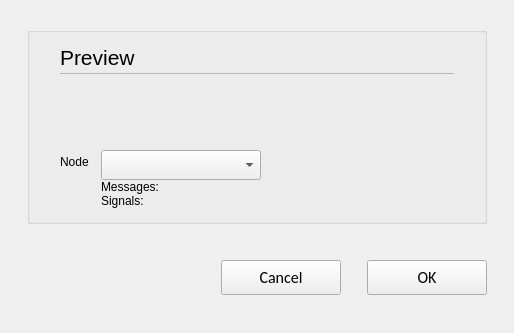
<?xml version="1.0" encoding="UTF-8"?>
<ui version="4.0">
 <class>C_CieDBCImportNodeSelectWidget</class>
 <widget class="QWidget" name="C_CieDBCImportNodeSelectWidget">
  <property name="windowModality">
   <enum>Qt::WindowModal</enum>
  </property>
  <property name="geometry">
   <rect>
    <x>0</x>
    <y>0</y>
    <width>514</width>
    <height>333</height>
   </rect>
  </property>
  <property name="windowTitle">
   <string>Import from DBC File - Node selection</string>
  </property>
  <layout class="QVBoxLayout" name="verticalLayout">
   <property name="leftMargin">
    <number>27</number>
   </property>
   <property name="topMargin">
    <number>27</number>
   </property>
   <property name="rightMargin">
    <number>27</number>
   </property>
   <item>
    <widget class="stw_opensyde_gui_elements::C_OgeGbx" name="pc_GroupBoxGeneral">
     <property name="title">
      <string/>
     </property>
     <layout class="QVBoxLayout" name="verticalLayout_2" stretch="0,0,0,0">
      <property name="spacing">
       <number>0</number>
      </property>
      <property name="leftMargin">
       <number>30</number>
      </property>
      <property name="rightMargin">
       <number>30</number>
      </property>
      <property name="bottomMargin">
       <number>13</number>
      </property>
      <item>
       <layout class="QHBoxLayout" name="horizontalLayout_5" stretch="0,1">
        <property name="spacing">
         <number>6</number>
        </property>
        <item>
         <widget class="stw_opensyde_gui_elements::C_OgeLabHeadingGroupBold" name="pc_LabelHeading">
          <property name="minimumSize">
           <size>
            <width>0</width>
            <height>30</height>
           </size>
          </property>
          <property name="maximumSize">
           <size>
            <width>16777215</width>
            <height>30</height>
           </size>
          </property>
          <property name="font">
           <font>
            <family>Segoe UI</family>
            <pointsize>16</pointsize>
           </font>
          </property>
          <property name="text">
           <string>Preview</string>
          </property>
         </widget>
        </item>
        <item>
         <spacer name="horizontalSpacer_7">
          <property name="orientation">
           <enum>Qt::Horizontal</enum>
          </property>
          <property name="sizeHint" stdset="0">
           <size>
            <width>40</width>
            <height>1</height>
           </size>
          </property>
         </spacer>
        </item>
       </layout>
      </item>
      <item>
       <layout class="QHBoxLayout" name="horizontalLayout_18" stretch="0">
        <property name="spacing">
         <number>0</number>
        </property>
        <property name="topMargin">
         <number>1</number>
        </property>
        <property name="rightMargin">
         <number>0</number>
        </property>
        <property name="bottomMargin">
         <number>0</number>
        </property>
        <item>
         <widget class="stw_opensyde_gui_elements::C_OgeFrameSeparator" name="pc_Frame">
          <property name="minimumSize">
           <size>
            <width>0</width>
            <height>1</height>
           </size>
          </property>
          <property name="maximumSize">
           <size>
            <width>16777215</width>
            <height>1</height>
           </size>
          </property>
          <property name="frameShape">
           <enum>QFrame::StyledPanel</enum>
          </property>
          <property name="frameShadow">
           <enum>QFrame::Raised</enum>
          </property>
         </widget>
        </item>
       </layout>
      </item>
      <item>
       <spacer name="verticalSpacer_3">
        <property name="orientation">
         <enum>Qt::Vertical</enum>
        </property>
        <property name="sizeHint" stdset="0">
         <size>
          <width>6</width>
          <height>0</height>
         </size>
        </property>
       </spacer>
      </item>
      <item>
       <layout class="QFormLayout" name="formLayout_Information">
        <property name="horizontalSpacing">
         <number>12</number>
        </property>
        <item row="0" column="0">
         <widget class="stw_opensyde_gui_elements::C_OgeLabGroupItem" name="pc_LabelNode">
          <property name="text">
           <string>Node</string>
          </property>
         </widget>
        </item>
        <item row="0" column="1">
         <widget class="stw_opensyde_gui_elements::C_OgeCbxText" name="pc_ComboBoxDBCNode">
          <property name="minimumSize">
           <size>
            <width>160</width>
            <height>30</height>
           </size>
          </property>
          <property name="maximumSize">
           <size>
            <width>160</width>
            <height>30</height>
           </size>
          </property>
          <property name="editable">
           <bool>false</bool>
          </property>
         </widget>
        </item>
        <item row="1" column="1">
         <widget class="stw_opensyde_gui_elements::C_OgeLabGroupItem" name="pc_LabelMessages">
          <property name="text">
           <string>Messages:</string>
          </property>
         </widget>
        </item>
        <item row="2" column="1">
         <widget class="stw_opensyde_gui_elements::C_OgeLabGroupItem" name="pc_LabelSignals">
          <property name="text">
           <string>Signals:</string>
          </property>
         </widget>
        </item>
       </layout>
      </item>
     </layout>
    </widget>
   </item>
   <item>
    <spacer name="verticalSpacer_2">
     <property name="orientation">
      <enum>Qt::Vertical</enum>
     </property>
     <property name="sizeType">
      <enum>QSizePolicy::Fixed</enum>
     </property>
     <property name="sizeHint" stdset="0">
      <size>
       <width>20</width>
       <height>30</height>
      </size>
     </property>
    </spacer>
   </item>
   <item>
    <layout class="QHBoxLayout" name="pc_HorizontalLayoutUserCancelOK">
     <item>
      <spacer name="pc_HorizontalSpacer">
       <property name="orientation">
        <enum>Qt::Horizontal</enum>
       </property>
       <property name="sizeHint" stdset="0">
        <size>
         <width>40</width>
         <height>20</height>
        </size>
       </property>
      </spacer>
     </item>
     <item>
      <widget class="stw_opensyde_gui_elements::C_OgePubCancel" name="pc_PushButtonCancel">
       <property name="minimumSize">
        <size>
         <width>120</width>
         <height>35</height>
        </size>
       </property>
       <property name="maximumSize">
        <size>
         <width>120</width>
         <height>35</height>
        </size>
       </property>
       <property name="font">
        <font>
         <family>Calibri</family>
         <pointsize>12</pointsize>
        </font>
       </property>
       <property name="focusPolicy">
        <enum>Qt::NoFocus</enum>
       </property>
       <property name="text">
        <string>Cancel</string>
       </property>
      </widget>
     </item>
     <item>
      <spacer name="horizontalSpacer">
       <property name="orientation">
        <enum>Qt::Horizontal</enum>
       </property>
       <property name="sizeType">
        <enum>QSizePolicy::Fixed</enum>
       </property>
       <property name="sizeHint" stdset="0">
        <size>
         <width>20</width>
         <height>20</height>
        </size>
       </property>
      </spacer>
     </item>
     <item>
      <widget class="stw_opensyde_gui_elements::C_OgePubDialog" name="pc_PushButtonOK">
       <property name="minimumSize">
        <size>
         <width>120</width>
         <height>35</height>
        </size>
       </property>
       <property name="maximumSize">
        <size>
         <width>120</width>
         <height>35</height>
        </size>
       </property>
       <property name="font">
        <font>
         <family>Calibri</family>
         <pointsize>12</pointsize>
        </font>
       </property>
       <property name="focusPolicy">
        <enum>Qt::NoFocus</enum>
       </property>
       <property name="text">
        <string>OK</string>
       </property>
      </widget>
     </item>
    </layout>
   </item>
   <item>
    <spacer name="verticalSpacer">
     <property name="orientation">
      <enum>Qt::Vertical</enum>
     </property>
     <property name="sizeType">
      <enum>QSizePolicy::Fixed</enum>
     </property>
     <property name="sizeHint" stdset="0">
      <size>
       <width>20</width>
       <height>27</height>
      </size>
     </property>
    </spacer>
   </item>
  </layout>
 </widget>
 <customwidgets>
  <customwidget>
   <class>stw_opensyde_gui_elements::C_OgeLabHeadingGroupBold</class>
   <extends>QLabel</extends>
   <header>C_OgeLabHeadingGroupBold.h</header>
  </customwidget>
  <customwidget>
   <class>stw_opensyde_gui_elements::C_OgeFrameSeparator</class>
   <extends>QFrame</extends>
   <header>C_OgeFrameSeparator.h</header>
   <container>1</container>
  </customwidget>
  <customwidget>
   <class>stw_opensyde_gui_elements::C_OgePubDialog</class>
   <extends>QPushButton</extends>
   <header>C_OgePubDialog.h</header>
  </customwidget>
  <customwidget>
   <class>stw_opensyde_gui_elements::C_OgeGbx</class>
   <extends>QGroupBox</extends>
   <header>C_OgeGbx.h</header>
   <container>1</container>
  </customwidget>
  <customwidget>
   <class>stw_opensyde_gui_elements::C_OgePubCancel</class>
   <extends>QPushButton</extends>
   <header>C_OgePubCancel.h</header>
  </customwidget>
  <customwidget>
   <class>stw_opensyde_gui_elements::C_OgeLabGroupItem</class>
   <extends>QLabel</extends>
   <header>C_OgeLabGroupItem.h</header>
  </customwidget>
  <customwidget>
   <class>stw_opensyde_gui_elements::C_OgeCbxText</class>
   <extends>QComboBox</extends>
   <header>C_OgeCbxText.h</header>
  </customwidget>
 </customwidgets>
 <resources/>
 <connections/>
</ui>
